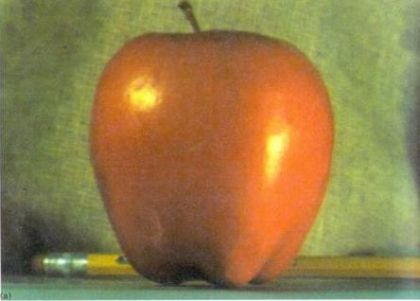
#> input picture images/apple1.jpg, 420 x 301 px
$ jupyter execute --allow-errors week_7.ipynb   (shell and % lines are left out)
#> lines starting #> are read from the running program, lines starting #| are printed output that depends on the picture; after the words box and inside, x2 and y2 are one past the last pixel; in counts of white or black regions, pixels touching at a corner belong together
# Week 7 Multi-Resolution Splines

### Date: 23 Nov 2023

Today we will be looking at blending images using multi-resolution splines. We will first start off by building a Gaussian pyramid, followed by a Laplacian Pyramid. We will then look at how to combine two Laplacian Pyramids to blend two images together to replicate the classic orange and apple image shown further down.

[cell 1]
import numpy as np
import cv2
import matplotlib.image as mpimg
from matplotlib import pyplot as plt
# to visualize the plots within the notebook

## Load images

[cell 2]
img1 = cv2.imread('../images/apple1.jpg')
#> img1 is the input picture: shape (301, 420, 3); mean B, G, R 72.9, 123.8, 147.5
img1 = cv2.cvtColor(img1, cv2.COLOR_BGR2GRAY).astype(np.float32)
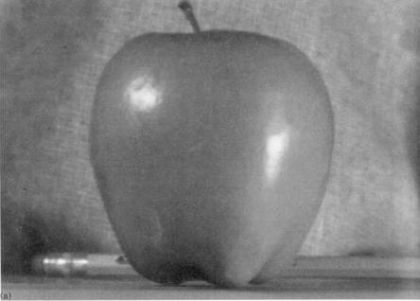
#> img1: shape (301, 420) float32; min 20, max 250, mean 125.1
img2 = cv2.imread('../images/orange1.jpg')
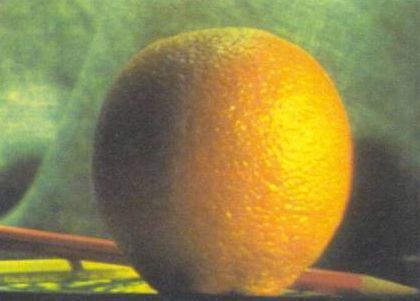
#> input picture images/orange1.jpg, 420 x 301 px
#> img2 is the input picture: shape (301, 420, 3); mean B, G, R 74.3, 131.4, 142.4
img2 = cv2.cvtColor(img2, cv2.COLOR_BGR2GRAY).astype(np.float32)
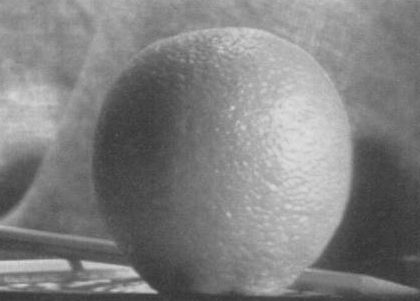
#> img2: shape (301, 420) float32; min 51, max 222, mean 128.2
img3 = cv2.imread('../images/IMG_4825.jpg')
#> (the rest of this cell did not finish here and is left out)

## Task 1: Gaussian Pyramid

To build a Gaussian Pyramid	we will first need to create a method that will apply 2D convolution with a Gaussian kernel, which is defined as:

$$H_\sigma = \frac{1}{2\pi\sigma^2}e^{-\frac{x^2+y^2}{2\sigma^2}}$$

A Gaussian pyramid is then be built by convolving and down-sampling, giving us a sequence of low-pass filtered images $G_0, G_1, G_2, ..., G_n$:

**Hint: You can use the functions you wrote in last week's lab for creating Gaussian kernel and applying 2D convolution. For up/down sampling, you can use `cv2.resize()`**

[cell 3]
"""
Utility functions here, you can use code from the last week. FFT implementation is reccomended as it is faster.
"""

def get_gaussian_kernel(h, w, sigma):
    '''
    Get kernel of Gaussian filter
    '''
    assert (h % 2 == 1) and (w % 2 == 1), print("kernal size must be odd number!")

    h_range = np.linspace(-h // 2, h // 2, h)
    w_range = np.linspace(-w // 2, w // 2, w)
    x, y = np.meshgrid(h_range, w_range)
    out_kernel = np.exp(-(x**2 + y**2)/(2 * sigma**2))
    out_kernel /= np.sum(out_kernel)
    return out_kernel

def apply_filter(src_img, kernel):
    # [4 lines of commented-out code are left out]
    H, W = src_img.shape
    h, w = kernel.shape
    result = np.zeros((H, W))
    img = np.pad(src_img, ((h//2, h//2), (w//2, w//2)), 'reflect')
    for i in range(H):
        for j in range(W):
            neighbors = img[i : i + h, j : j + w]
            result[i][j] = np.sum(kernel * neighbors)
    return result


def apply_gaussian_filter(src_img, k=5, sigma=1.0):
    kernel = get_gaussian_kernel(k, k, sigma)
    img = apply_filter(src_img, kernel)
    return img


"""
Implement your own PyrDown() and PyrUp() functions
"""
def myPyrDown(img, dstsize, k=5, sigma=1.0):
    """
    """
    img_down = apply_gaussian_filter(img, k, sigma)
    img_down = cv2.resize(img_down, dstsize, interpolation=cv2.INTER_LINEAR)
    return img_down

def myPyrUp(img, dstsize, k=5, sigma=1.0):
    """
    """
    # img_up = apply_gaussian_filter(img, k, sigma)
    img_up = cv2.resize(img, dstsize, interpolation=cv2.INTER_LINEAR)
    # img_up = apply_gaussian_filter(img_up, k, sigma)
    return img_up

### Construct and visualize Gaussian Pyramids

[cell 4]
def make_gaussian_pyramids(img, max_level=3, k=5, sigma=1.0):
    gp = {0: img}
    for i in range(max_level):
        H, W = gp[i].shape
        img_down = myPyrDown(gp[i], dstsize=(W//2, H//2))
        gp[i+1] = img_down
    return gp


# Visualize Gaussian Pyramids
def visualize_gaussian_pyramids(gp, fsize=12):
    num_levels = len(gp.keys())
    for l in range(num_levels):
        plt.figure(figsize=(fsize / (l + 1), fsize / (l + 1)))
        plt.imshow(gp[l], "gray")
        plt.title("Gaussian Level {}".format(l))
        plt.axis('off')
    plt.show()

gp1 = make_gaussian_pyramids(img1)
#> after the loop in make_gaussian_pyramids, `for i in range(max_level):`: gp = 4 items
#> gp1 = 4 items
visualize_gaussian_pyramids(gp1)
#> in visualize_gaussian_pyramids, `num_levels = len(gp.keys())`: num_levels = 4
#> in visualize_gaussian_pyramids, `plt.show()`:
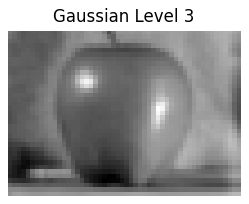
#> figure drawn by matplotlib, 1 panel

## Task 2: Laplacian Pyramid

Next it’s time to build a (band-pass) Laplacian pyramid. This can be built using your Gaussian pyramid, each level will be	computed by	taking the difference from one level to the next, therefore:

$L_i = G_i - \text{EXPAND}(G_{i+1})$

Resulting in $L_0, L_1, L_2, ..., L_n$, where EXPAND() represents upsampling and then convolving with the same kernel you used before.

### Construct and visualize Laplacian Pyramids

[cell 5]
def make_laplacian_pyramids(gp):
    lp = {}
    gpkeys = list(gp.keys())
    for i in range(len(gpkeys)-1):
        img1, img2 = gp[gpkeys[i]], gp[gpkeys[i+1]]
        H, W = img1.shape
        img2_up = myPyrUp(img2, dstsize=(W, H))
        lp[i] = img1 - img2_up
    lp[len(gpkeys)-1] = gp[gpkeys[-1]]
    return lp

def visualize_laplacian_pyramids(lp, fsize=12):
    num_levels = len(lp.keys())
    for l in range(num_levels):
        plt.figure(figsize=(fsize / (l + 1), fsize / (l + 1)))
        plt.imshow(lp[l], "gray")
        plt.title("Laplacian Level {}".format(l))
        plt.axis('off')
    plt.show()

lp1 = make_laplacian_pyramids(gp1)
#> in make_laplacian_pyramids, `gpkeys = list(gp.keys())`: gpkeys = [0, 1, 2, 3]
#> the loop in make_laplacian_pyramids, `for i in range(len(gpkeys)-1):` made 3 passes
#> (H, W) on passes 1 to 3: (301, 420), (150, 210), (75, 105)
#> after the loop in make_laplacian_pyramids, `for i in range(len(gpkeys)-1):`: lp = 3 items
#> lp1 = 4 items
visualize_laplacian_pyramids(lp1)
#> in visualize_laplacian_pyramids, `num_levels = len(lp.keys())`: num_levels = 4
#> in visualize_laplacian_pyramids, `plt.show()`:
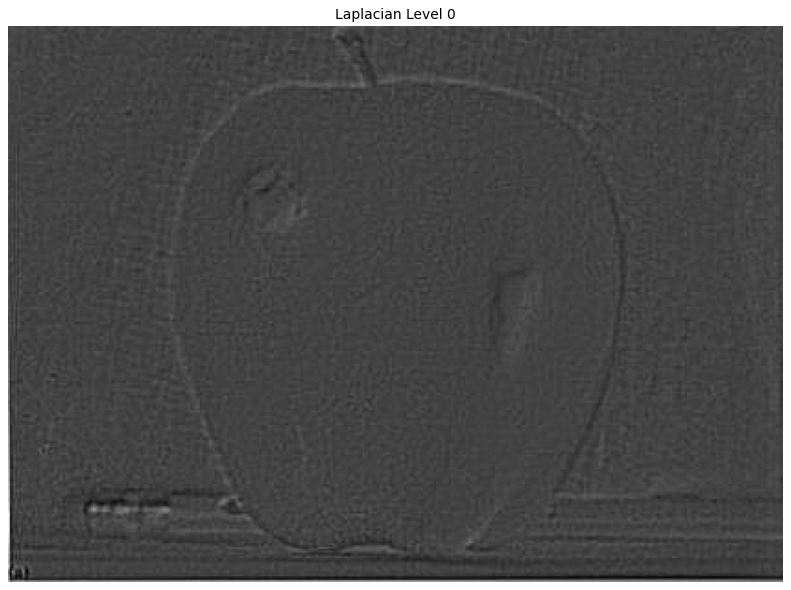
#> figure drawn by matplotlib, 1 panel
#> in visualize_laplacian_pyramids, `plt.show()`:
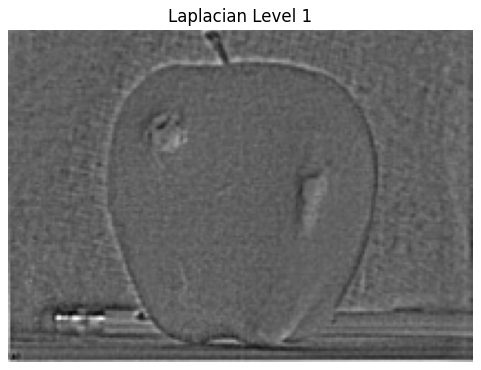
#> figure drawn by matplotlib, 1 panel
#> in visualize_laplacian_pyramids, `plt.show()`:
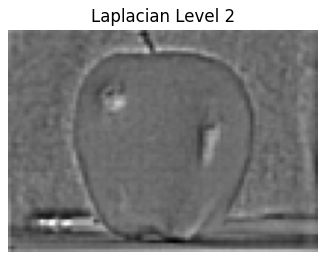
#> figure drawn by matplotlib, 1 panel

## Task 3: Image Blending with Multi-Resolution Spline

Once we have the methods that will create out Gaussian and Laplacian pyramids, we can use these to blend out images together using the following algorithm:

1) First compute the Laplacian pyramids $LA$ and $LB$ for images A and B

2) We then need to create a mask that will be used to blend out images. For this you can simply zeroing out the right half of the image.

3) Once we have a mask, we want to create a Gaussian pyramid of the mask, $GR$.

4) We now need to compute the Laplacian pyramid LS that is a combination of $LA$ and $LB$, computed by

$$LS_i = GR_iLA_i + (1-GR_i)LB_i$$

5) The pyramid LS now needs to be expanded, this is done by simply upscaling and adding each level from tom to bottom.

[cell 6]
"""
Implement your functions here
"""
# Blend two Laplace Pyramids with given Gaussian Pyramids of the mask
def blend_laplacians(gp_mask, lp1, lp2):
    lp_new = {}
    for i in lp1.keys():
        mask = gp_mask[i]
        lp_new[i]= mask * lp1[i] + (1-mask) * lp2[i]
    return lp_new

# Construct image with given Laplace Pyramids
def laplacian_collapse(lp):
    img = np.zeros_like(lp[0])
    for i in range(len(lp) - 1, -1, -1):
        img = myPyrUp(img, (lp[i].shape[1], lp[i].shape[0])) + lp[i]
    return img

[cell 7]
# Specify your imgA and imgB here
imgA, imgB = img1, img2

# Compute LA and LB
my_gpA = make_gaussian_pyramids(imgA, max_level=6)
#> my_gpA = 7 items
my_lpA = make_laplacian_pyramids(my_gpA)
#> the loop in make_laplacian_pyramids (call 2), `for i in range(len(gpkeys)-1):` made 6 passes
#> (H, W) on passes 1 to 6: (301, 420), (150, 210), (75, 105), (37, 52), (18, 26), (9, 13)
#> my_lpA = 7 items
my_gpB = make_gaussian_pyramids(imgB, max_level=6)
#> the loop in make_gaussian_pyramids (call 3), `for i in range(max_level):` made 6 passes
#> pass 2, in apply_filter (call 11), `img = np.pad(src_img, ((h//2, h//2), (w//2, w//2)), 'reflect')`:
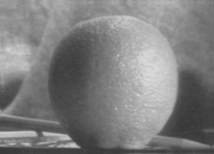
#> img: shape (154, 214) float64; min 55.41, max 219.9, mean 127.4
#> my_gpB = 7 items
my_lpB = make_laplacian_pyramids(my_gpB)
#> my_lpB = 7 items

# Create mask, simply zeroing out the right-half of the image
maskA = np.ones_like(imgA)
maskA[:, imgA.shape[1]//2:] = 0.
my_img_add = maskA * imgA + (1 - maskA) * imgB
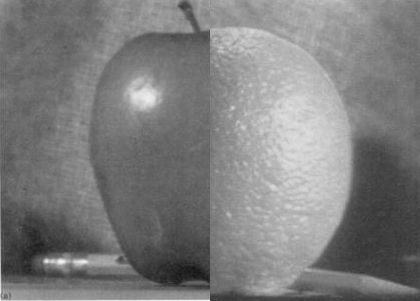
#> my_img_add: shape (301, 420) float32; min 20, max 250, mean 125.2
gpMask = make_gaussian_pyramids(maskA, max_level=6)

# Compute blended laplacian pyramid lpS and construct the image back
my_lpS = blend_laplacians(gpMask, my_lpA, my_lpB)
#> the loop in blend_laplacians, `for i in lp1.keys():` made 7 passes
#> pass 1, in blend_laplacians, `mask = gp_mask[i]`:
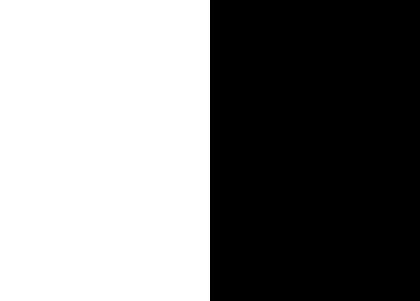
#> mask: shape (301, 420) float32; values 0 (black) and 1 (white), 50% white; 1 white region, box (x1, y1, x2, y2) and area: (0, 0, 210, 301) 63210
#> my_lpS = 7 items
my_img_blended = laplacian_collapse(my_lpS)
#> the loop in laplacian_collapse, `for i in range(len(lp) - 1, -1, -1):` made 7 passes
#> i on passes 1, 2, 3, 5, 6, 7: 6, 5, 4, 2, 1, 0

fig, axes = plt.subplots(2, 2, figsize=(15, 12))
axes[0,0].imshow(imgA, "gray")
axes[0,0].set_title('imgA')
axes[0,0].set_axis_off()
axes[0,1].imshow(imgB, "gray")
axes[0,1].set_title('imgB')
axes[0,1].set_axis_off()

axes[1,0].imshow(my_img_blended, "gray")
axes[1,0].set_title('blended')
axes[1,0].set_axis_off()
axes[1,1].imshow(my_img_add, "gray")
axes[1,1].set_title('just add')
axes[1,1].set_axis_off()
plt.show()
